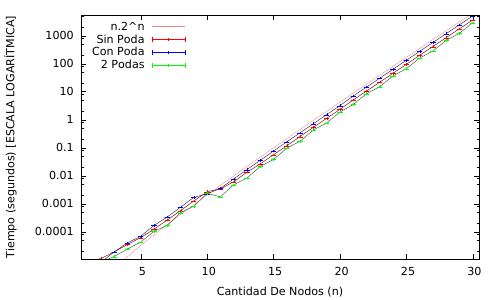

Write gnuplot code to recreate this figure.
set terminal pdf
set output "peor.pdf"

set key left
set xlabel "Cantidad De Nodos (n)"
set ylabel "Tiempo (segundos) [ESCALA LOGARÍTMICA]"
set xrange [0.5:30.5]
set yrange [0.0000103:5500]
set logscale y

set style line 1 lc rgb '#FF0000' lt 1 pt 1 lw 0.1 ps 0.3 # --- red
set style line 2 lc rgb '#EE8888' lt 1 pt 0 lw 1 # --- Lred
set style line 3 lc rgb '#440000' lt 1 pt 9 ps 0.3 lw 1 # --- Dred
set style line 7 lc rgb '#440000' lt 1 pt 11 ps 0.3 lw 1 # --- Dred

set style line 4 lc rgb '#0000FF' lt 1 pt 1 lw 0.1 ps 0.3 # --- blue
set style line 5 lc rgb '#000044' lt 1 pt 9 ps 0.3 lw 1 # --- Dblue
set style line 6 lc rgb '#000044' lt 1 pt 11 ps 0.3 lw 1 # --- Dblue

set style line 8 lc rgb '#00FF00' lt 1 pt 1 lw 0.1 ps 0.3 # --- green
set style line 9 lc rgb '#004400' lt 1 pt 9 ps 0.3 lw 1 # --- Dgreen
set style line 10 lc rgb '#004400' lt 1 pt 11 ps 0.3 lw 1 # --- Dgreen

plot \
	0.0000002*(2**x)*x with lines ls 2 title 'n.2^n', \
	'peorsp.data' using 1:2 with lines ls 3 title '', \
	'peor.data' using 1:2 with lines ls 5 title '', \
	'peor2p.data' using 1:2 with lines ls 9 title '', \
	'peorsp.data' using 1:2:2:2 with yerrorlines ls 1 title 'Sin Poda', \
	'peor.data' using 1:2:2:2 with yerrorbars ls 4 title 'Con Poda', \
	'peor2p.data' using 1:2:2:2 with yerrorbars ls 8 title '2 Podas'

